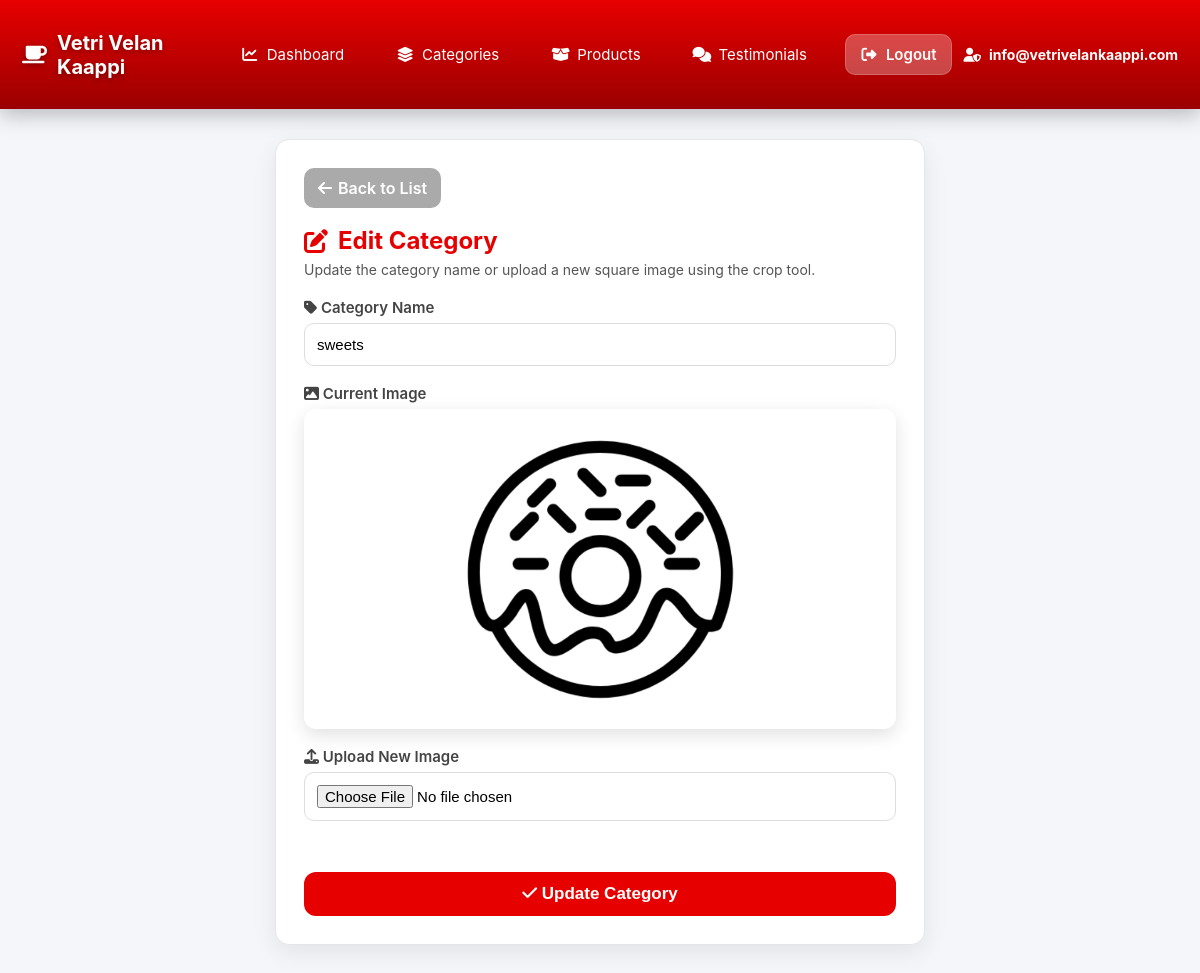
Page /admin/category-edit.php?id=42 (signed in) on the committed database.
### tables this page shows
CREATE TABLE `categories` (
  `category_id` int(11) NOT NULL,
  `category_name` varchar(255) NOT NULL,
  `category_image` varchar(255) DEFAULT NULL,
  `status` tinyint(4) DEFAULT 1,
  `created_at` timestamp NOT NULL DEFAULT current_timestamp()
);

### admin/category-edit.php (the view, shortened to what this page needs)
<?php
include("config/db.php");
$id = $_GET['id'];
$query = mysqli_query($conn, "SELECT * FROM categories WHERE category_id = $id");
$data = mysqli_fetch_assoc($query);
?>
<!DOCTYPE html>
<html lang="en">
<head>
<link rel="stylesheet" href="https://cdnjs.cloudflare.com/ajax/libs/font-awesome/6.5.0/css/all.min.css">
<link rel="stylesheet" href="https://cdnjs.cloudflare.com/ajax/libs/cropperjs/1.5.13/cropper.min.css" />
</head>
<body>
<?php include("topbar.php"); ?>
<div class="main">
    <div class="container-box">
        <a href="category-view.php" class="btn-back"><i class="fa-solid fa-arrow-left"></i> Back to List</a>
        <div class="page-header">
            <h2><i class="fa-solid fa-pen-to-square"></i> Edit Category</h2>
            <p>Update the category name or upload a new square image using the crop tool.</p>
        </div>
        <form method="POST">
            <label><i class="fa-solid fa-tag"></i> Category Name</label>
            <input type="text" name="category_name" class="form-control"
                   value="<?= $data['category_name'] ?>" required>
            <label><i class="fa-solid fa-image"></i> Current Image</label>
            <?php if ($data['category_image'] != "") { ?>
                <img src="uploads/category/<?= $data['category_image'] ?>" class="current-image">
            <?php } else { echo "No Image"; } ?>
            <label><i class="fa-solid fa-upload"></i> Upload New Image</label>
            <input type="file" id="upload-image" class="form-control" accept="image/*">
            <button type="submit" name="update" class="btn-submit">
                <i class="fa-solid fa-check"></i> Update Category
            </button>
        </form>
    </div>
</div>
</body>
</html>

### admin/category-edit.php (style rules this page uses)
body { margin: 0; padding: 0; background: #f5f6fa; font-family: "Inter", sans-serif; }
.main { padding: 30px; }
.container-box { width: 100%; max-width: 650px; margin: auto; background: #fff; padding: 28px; border-radius: 14px; border: 1px solid #e6e6e6; box-shadow: 0 8px 25px rgba(0,0,0,0.08); animation: fadeIn 0.5s ease; }
.page-header { margin-bottom: 20px; }
.page-header h2 { margin: 0; font-size: 24px; font-weight: 700; color: #E70000; display: flex; align-items: center; gap: 10px; }
.page-header p { margin-top: 6px; font-size: 14px; color: #555; }
label { display: block; margin-top: 18px; margin-bottom: 6px; font-weight: 600; font-size: 15px; color: #444; }
.form-control { width: 100%; padding: 12px; border-radius: 10px; border: 1px solid #ddd; font-size: 15px; transition: 0.25s ease; }
#preview-image, .current-image { width: 100%; max-height: 320px; object-fit: contain; display: block; border-radius: 12px; box-shadow: 0 6px 18px rgba(0,0,0,0.12); margin-bottom: 12px; }
.btn-submit { margin-top: 25px; padding: 12px 18px; width: 100%; border: none; outline: none; background: #E70000; color: white; font-size: 17px; font-weight: 700; border-radius: 12px; cursor: pointer; transition: 0.25s ease; }
.btn-back { display: inline-flex; align-items: center; gap: 6px; margin-bottom: 18px; padding: 10px 14px; background: #aaa; color: #fff; border-radius: 10px; text-decoration: none; font-weight: 600; transition: 0.25s; }

### admin/topbar.php (style rules this page uses)
:root { --gap: 24px; --break: 992px; }
* { box-sizing:border-box }
body { margin:0;font-family:Inter, system-ui, -apple-system, "Segoe UI", Roboto, "Helvetica Neue", Arial; }

### rows in the picture
categories: category_name "sweets", category_image (picture)

### other values in the picture
$_SESSION['admin'] "info@vetrivelankaappi.com"
